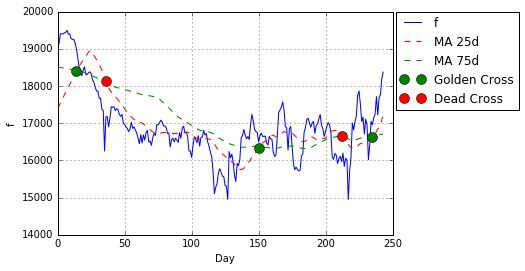

Source code (Python):
# -*- coding: utf-8
import numpy as np
import matplotlib.pyplot as plt

# 移動平均線の計算(データ, 日数)
def move_average(data, day):
    return np.convolve(data, np.ones(day)/float(day), 'valid')

# ゴールデンクロスの座標取得
def golden_cross(f1, f2):
    pt = []
    df = f1 - f2
    i = 0
    # 短い方(f1)が長い方(f2)を上に突き抜けた時の座標取得
    for i in range( len(df)-1 ):            
        if(df[i] < 0 and df[i+1] > 0):
            pt.append([i, f1[i]])
            
    return np.array(pt)

# デッドクロスの座標取得    
def dead_cross(f1, f2):
    pt = []
    df = f1 - f2
    i = 0
    # 短い方(f1)が長い方(f2)を下に突き抜けた時の座標取得
    for i in range( len(df)-1 ):
        if(df[i] > 0 and df[i+1] < 0):
            pt.append([i, f1[i]])            
    return np.array(pt)

    
def main():
     # CSVのロード(2015年と2016年のデータ)
    data15 = np.genfromtxt("nikkei15.csv", delimiter=",", skip_header=1, dtype='float')
    data16 = np.genfromtxt("nikkei16.csv", delimiter=",", skip_header=1, dtype='float')
    # 5列目の終値だけを取り出し
    f15 = data15[:,4]
    f16 = data16[:,4]
    
    # 移動平均線(25日線)の計算
    day = 25    # 日数
    data = np.r_[f15[len(f15)-day+1:len(f15)], f16]    #　2015年の終値の一部と2016年の終値を結合
    ma_25d = move_average(data, day)

    # 移動平均線(75日線)の計算
    day = 75    # 日数
    data = np.r_[f15[len(f15)-day+1:len(f15)], f16]    #　2015年の終値の一部と2016年の終値を結合
    ma_75d = move_average(data, day)
    
    # ゴールデンクロスとデッドクロスの探索
    gc = golden_cross(ma_25d, ma_75d)
    dc = dead_cross(ma_25d, ma_75d)

    # グラフにプロット
    plt.plot(f16,  label="f")
    plt.plot(ma_25d, "--", color="r", label="MA 25d")
    plt.plot(ma_75d, "--", color="g", label="MA 75d")    
    plt.plot(gc[:,0],gc[:,1],"o", ms=10, label="Golden Cross")      
    plt.plot(dc[:,0],dc[:,1],"o", ms=10, label="Dead Cross")  
    #　ラベル軸
    plt.xlabel("Day")
    plt.ylabel("f")
    # 凡例
    plt.legend(bbox_to_anchor=(1.01,1), loc=2, borderaxespad=0)
    # グリッド
    plt.grid()
    # グラフ表示
    plt.show()

    
if __name__ == "__main__":
    main()
